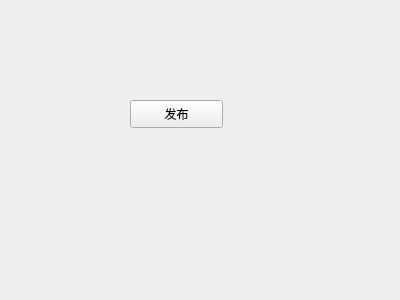
<?xml version="1.0" encoding="UTF-8"?>
<ui version="4.0">
 <class>Form</class>
 <widget class="QWidget" name="Form">
  <property name="geometry">
   <rect>
    <x>0</x>
    <y>0</y>
    <width>400</width>
    <height>300</height>
   </rect>
  </property>
  <property name="windowTitle">
   <string>Form</string>
  </property>
  <widget class="QPushButton" name="pushButton">
   <property name="geometry">
    <rect>
     <x>130</x>
     <y>100</y>
     <width>93</width>
     <height>28</height>
    </rect>
   </property>
   <property name="text">
    <string>发布</string>
   </property>
  </widget>
 </widget>
 <resources/>
 <connections>
  <connection>
   <sender>pushButton</sender>
   <signal>clicked()</signal>
   <receiver>Form</receiver>
   <slot>publish()</slot>
   <hints>
    <hint type="sourcelabel">
     <x>183</x>
     <y>123</y>
    </hint>
    <hint type="destinationlabel">
     <x>118</x>
     <y>202</y>
    </hint>
   </hints>
  </connection>
 </connections>
 <slots>
  <slot>publish()</slot>
 </slots>
</ui>
